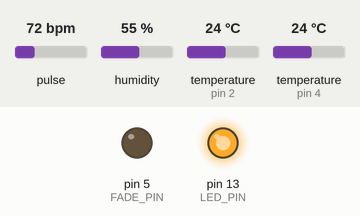
Bench run of a sketch on a simulated Arduino Uno, built with avr-gcc and run on an emulated ATmega328P. Parts: output pins drawn as LEDs (lit = HIGH). Inputs (shaded band) come from the test bench; at power-on: pulse 72 bpm, humidity 55 %, temperature (sensors on pin 2, pin 4) 24 °C. What the sketch prints to the serial monitor is not drawn.

Above: at 0.2 s.
Timing chart, 0 to 1.7 s (numbered marks = the images above):
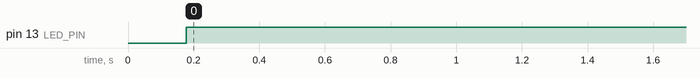

The sketch:

MultiVitalSignsSensors.ino
```cpp
//Multi Vital Signs Master Code

#include "DHT.h"
#include <PulseSensorPlayground.h>
#include <OneWire.h>
#include <DallasTemperature.h>

// Pin configs
#define DHTPIN 2
#define DHTTYPE DHT11
#define PULSE_PIN 0
#define LED_PIN 13
#define FADE_PIN 5
#define ONE_WIRE_BUS 4

// Sensors
DHT dht(DHTPIN, DHTTYPE, 2);
PulseSensorPlayground pulseSensor;
int Threshold = 550;
OneWire oneWire(ONE_WIRE_BUS);
DallasTemperature sensors(&oneWire);
DeviceAddress insideThermometer;
volatile int fadeRate = 0;
volatile boolean QS = false;

void setup() {
  Serial.begin(9600);

  // Initalization
  Serial.println(F("Initializing DHT Sensor..."));
  dht.begin();
  Serial.println(F("Initializing Pulse Sensor..."));
  pulseSensor.analogInput(PULSE_PIN);
  pulseSensor.blinkOnPulse(LED_PIN);
  pulseSensor.setThreshold(Threshold);
  if (pulseSensor.begin()) {
    Serial.println("PulseSensor is initialized!");
  }
  Serial.println(F("Initializing Dallas Temperature Sensor..."));
  sensors.begin();
  if (!sensors.getAddress(insideThermometer, 0)) {
    Serial.println("Unable to find address for Device 0");
  } else {
    sensors.setResolution(insideThermometer, 9);
    Serial.print("Device 0 Resolution: ");
    Serial.println(sensors.getResolution(insideThermometer), DEC);
  }
  pinMode(LED_PIN, OUTPUT);
  pinMode(FADE_PIN, OUTPUT);
}

void loop() {
  //display
  float h = dht.readHumidity();
  float t = dht.readTemperature();
  float f = dht.readTemperature(true);
  if (isnan(h) || isnan(t) || isnan(f)) {
    Serial.println(F("Failed to read from DHT sensor!"));
  } else {
    float hif = dht.computeHeatIndex(f, h);
    float hic = dht.computeHeatIndex(t, h, false);
    Serial.print(F("Humidity: "));
    Serial.print(h);
    Serial.print(F("%  Temperature: "));
    Serial.print(t);
    Serial.print(F("°C "));
    Serial.print(f);
    Serial.print(F("°F  Heat index: "));
    Serial.print(hic);
    Serial.print(F("°C "));
    Serial.print(hif);
    Serial.println(F("°F"));
  }
  int myBPM = pulseSensor.getBeatsPerMinute();
  if (pulseSensor.sawStartOfBeat()) {
    Serial.println("♥  A HeartBeat Happened!");
    Serial.print("BPM: ");
    Serial.println(myBPM);
  }
  Serial.print("Requesting temperatures...");
  sensors.requestTemperatures();
  Serial.println("DONE");
  printTemperature(insideThermometer);
  if (QS) {
    fadeRate = 255;
    QS = false;
  }
  ledFadeToBeat();
  delay(2000);
}
void ledFadeToBeat() {
  fadeRate -= 15;
  fadeRate = constrain(fadeRate, 0, 255);
  analogWrite(FADE_PIN, fadeRate);
}
void printTemperature(DeviceAddress deviceAddress) {
  float tempC = sensors.getTempC(deviceAddress);
  if (tempC == DEVICE_DISCONNECTED_C) {
    Serial.println("Error: Could not read temperature data");
    return;
  }
  Serial.print("Temp C: ");
  Serial.print(tempC);
  Serial.print(" Temp F: ");
  Serial.println(DallasTemperature::toFahrenheit(tempC));
}
```

Measured:
- by itself, pin 13 (LED_PIN): LOW → HIGH at 0.18 s
